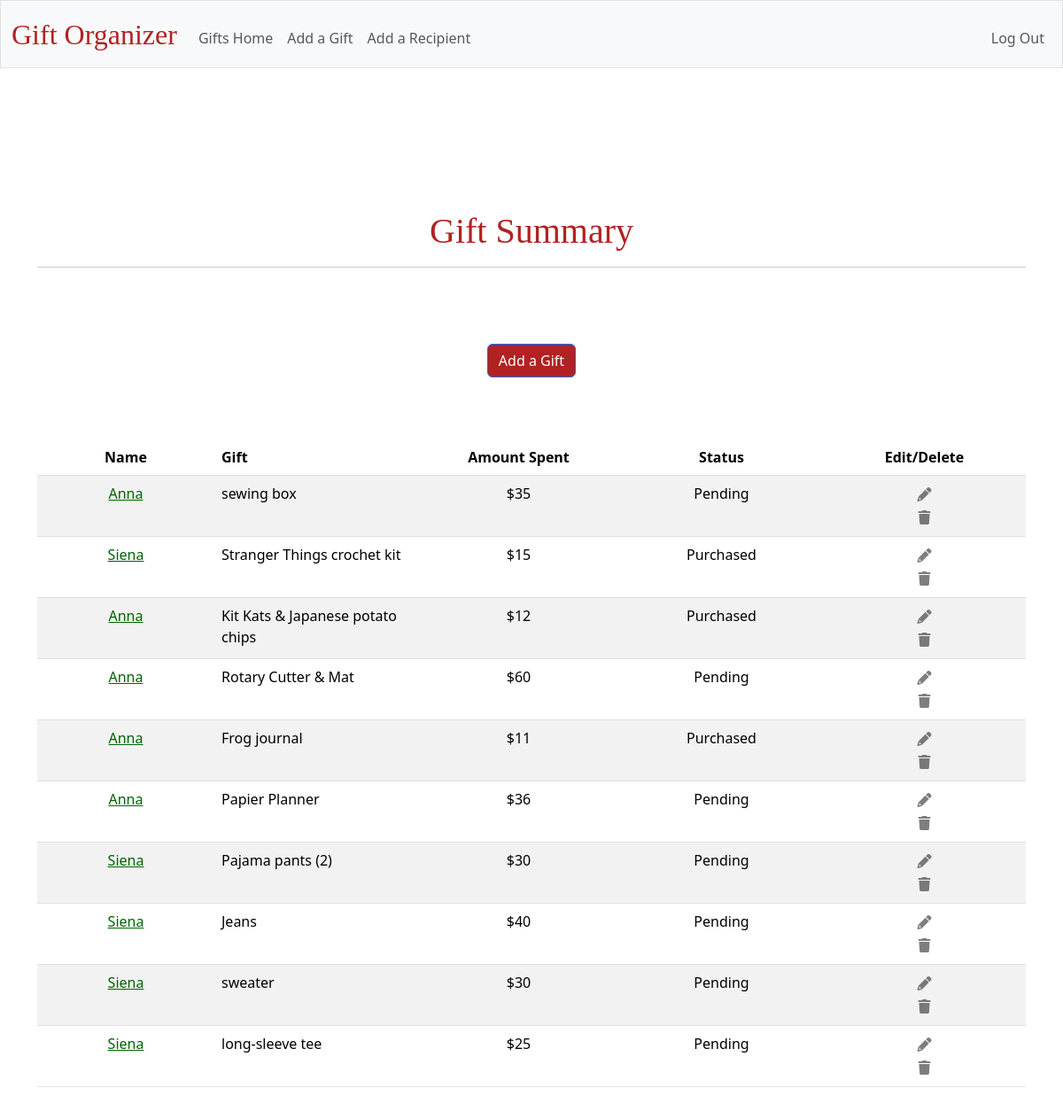
The page / (signed in) on the database its author committed.
### tables this page shows
CREATE TABLE gifts (
    id INTEGER PRIMARY KEY AUTOINCREMENT,
    recipient_id INTEGER NOT NULL,
    gift_name TEXT NOT NULL,
    amount_spent NUMERIC,
    status TEXT,
    user_id INTEGER NOT NULL,
    FOREIGN KEY (recipient_id) REFERENCES recipients (id)
);

CREATE TABLE "recipients" (
    id INTEGER PRIMARY KEY AUTOINCREMENT,
    name TEXT NOT NULL,
    budget NUMERIC,
    user_id INTEGER NOT NULL,
    FOREIGN KEY (user_id) REFERENCES users (id)
);

### app.py (the view)
@app.route('/')
@login_required
def index():
    user_id = session["user_id"]
    result = db.execute("SELECT username FROM users WHERE id = ?", user_id)
    if result:
        username = result[0]["username"]  # Retrieve the username from the result
    else:
        username = None  # If no result, set username to None (handle this appropriately in your template)
    query = """
    SELECT
        gifts.id,
        gifts.gift_name,
        gifts.amount_spent,
        gifts.status,
        recipients.name AS recipient_name,
        recipients.id AS recipient_id
    FROM
        gifts
    JOIN
        recipients
    ON
        gifts.recipient_id = recipients.id
    WHERE
        gifts.user_id = ?;
    """
    gifts = db.execute(query, user_id)
    return render_template("index.html", gifts=gifts, username=username)

### helpers.py (called while the page is built)
def login_required(f):
    @wraps(f)
    def decorated_function(*args, **kwargs):
        if session.get("user_id") is None:
            return redirect("/login")
        return f(*args, **kwargs)
    return decorated_function

### templates/index.html (shortened to what this page needs)
{% extends "layout.html" %}
{% block main %}
<main class="container py-5 text-center"></main>
<h1 style="margin-bottom: 10px;">Gift Summary</h1>
    <hr>
<a style="margin-top: 70px; margin-bottom: 70px; background-color: #B22222;" href="/add_gift" class="btn btn-primary">Add a Gift</a>
<table class="table table-striped">
    <thead>
        <tr>
            <th style="width: 200px;">Name</th>
            <th style="text-align: left;" class="text-start">Gift</th>
            <th>Amount Spent</th>
            <th>Status</th>
            <th>Edit/Delete</th>
        </tr>
    </thead>
    <tbody>
        {% for gift in gifts %}
        <tr style="width: 200px;" id="gift-row-{{ gift.id }}">
            <td><a href="{{ url_for('recipient_summary', recipient_id=gift.recipient_id) }}">{{ gift.recipient_name }}</a></td>
            <td style="text-align: left;">
                <span class="display-mode">{{ gift.gift_name }}</span>
            </td>
            <td>
                <span class="display-mode">${{ gift.amount_spent }}</span>
            </td>
            <td>
                <span class="display-mode">{{ gift.status }}</span>
            </td>
            <td>
                <button class="action-button" onclick="enableEditMode({{ gift.id }})"><i class="fas fa-pencil-alt"></i></button>
                <form action="/delete_gift" method="POST" onsubmit="return confirm('Are you sure you want to delete this gift?');">
                    <button type="submit" class="action-button"><i class="fas fa-trash"></i></button>
                </form>
            </td>
        </tr>
        {% endfor %}
    </tbody>
</table>
{% endblock %}

### static/styles.css (style rules this page uses)
.action-button { outline: none; border: none; background: none; color: "#7a7a7a"; }
.action-button i { filter: grayscale(100%); transition: filter 0.2s ease; opacity: 0.5; transition: opacity 0.2s ease; }
h1, h2, h4 { font-family: 'EB Garamond', serif; margin-bottom: 2px; color: #B22222; }
a { color: #006400; }
table { width: 60%; margin: 0 auto; table-layout: fixed; border-spacing: 10px; }

### rows shown on the page
gifts: recipient_name "Anna", gift_name "sewing box", amount_spent "35", status "Pending"
gifts: recipient_name "Siena", gift_name "Stranger Things crochet kit", amount_spent "15", status "Purchased"
gifts: recipient_name "Anna", gift_name "Kit Kats & Japanese potato chips", amount_spent "12", status "Purchased"
gifts: recipient_name "Anna", gift_name "Rotary Cutter & Mat", amount_spent "60", status "Pending"
gifts: recipient_name "Anna", gift_name "Frog journal", amount_spent "11", status "Purchased"
gifts: recipient_name "Anna", gift_name "Papier Planner", amount_spent "36", status "Pending"
gifts: recipient_name "Siena", gift_name "Pajama pants (2)", amount_spent "30", status "Pending"
gifts: recipient_name "Siena", gift_name "Jeans", amount_spent "40", status "Pending"
gifts: {{ gift.id }} 20 (drawn), recipient_name "Siena", gift_name "sweater", amount_spent "30", status "Pending"
gifts: recipient_name "Siena", gift_name "long-sleeve tee", amount_spent "25", status "Pending"
